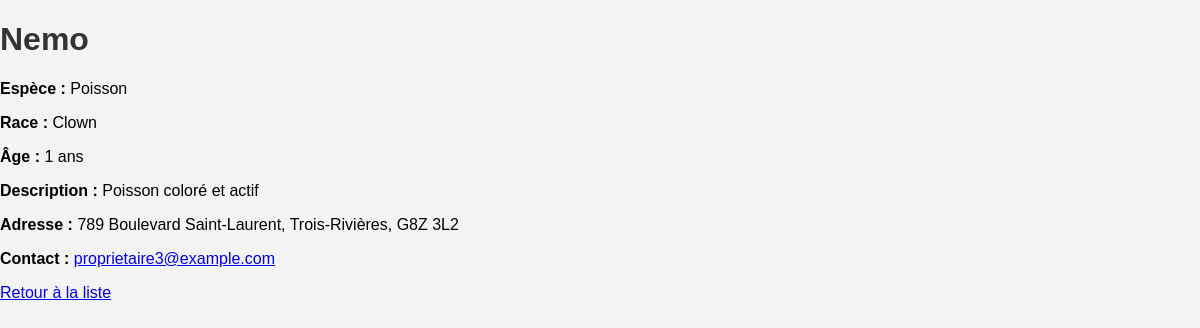
The page /animal/3 on the database its author committed.
### tables this page shows
CREATE TABLE animals (
    id INTEGER PRIMARY KEY AUTOINCREMENT,
    nom TEXT NOT NULL,
    espece TEXT NOT NULL,
    race TEXT NOT NULL,
    age INTEGER NOT NULL,
    description TEXT NOT NULL,
    courriel TEXT NOT NULL,
    adresse TEXT NOT NULL,
    ville TEXT NOT NULL,
    cp TEXT NOT NULL
);

### app.py (the view)
@app.route('/animal/<int:id>')
def animal(id):
    conn = get_db_connection()
    animal = conn.execute('SELECT * FROM animals WHERE id = ?', (id,)).fetchone()
    conn.close()
    return render_template('animal.html', animal=animal)

### app.py (called while the page is built)
def get_db_connection():
    conn = sqlite3.connect('database.db')
    conn.row_factory = sqlite3.Row
    return conn

### templates/animal.html (shortened to what this page needs)
<!DOCTYPE html>
<html lang="fr">
<head>
    <link rel="stylesheet" href="{{ url_for('static', filename='css/styles.css') }}">
</head>
<body>
    <h1>{{ animal['nom'] }}</h1>
    <p><strong>Espèce :</strong> {{ animal['espece'] }}</p>
    <p><strong>Race :</strong> {{ animal['race'] }}</p>
    <p><strong>Âge :</strong> {{ animal['age'] }} ans</p>
    <p><strong>Description :</strong> {{ animal['description'] }}</p>
    <p><strong>Adresse :</strong> {{ animal['adresse'] }}, {{ animal['ville'] }}, {{ animal['cp'] }}</p>
    <p><strong>Contact :</strong> <a href="mailto:{{ animal['courriel'] }}">{{ animal['courriel'] }}</a></p>
    <a href="{{ url_for('index') }}">Retour à la liste</a>
</body>
</html>

### static/css/styles.css (style rules this page uses)
body { font-family: Arial, sans-serif; background-color: #f4f4f4; margin: 0; padding: 0; }
h1, h2 { color: #333; }

### rows shown on the page
animals: nom "Nemo", espece "Poisson", race "Clown", age "1", description "Poisson coloré et actif", adresse "789 Boulevard Saint-Laurent", ville "Trois-Rivières", cp "G8Z 3L2", courriel "proprietaire3@example.com"
